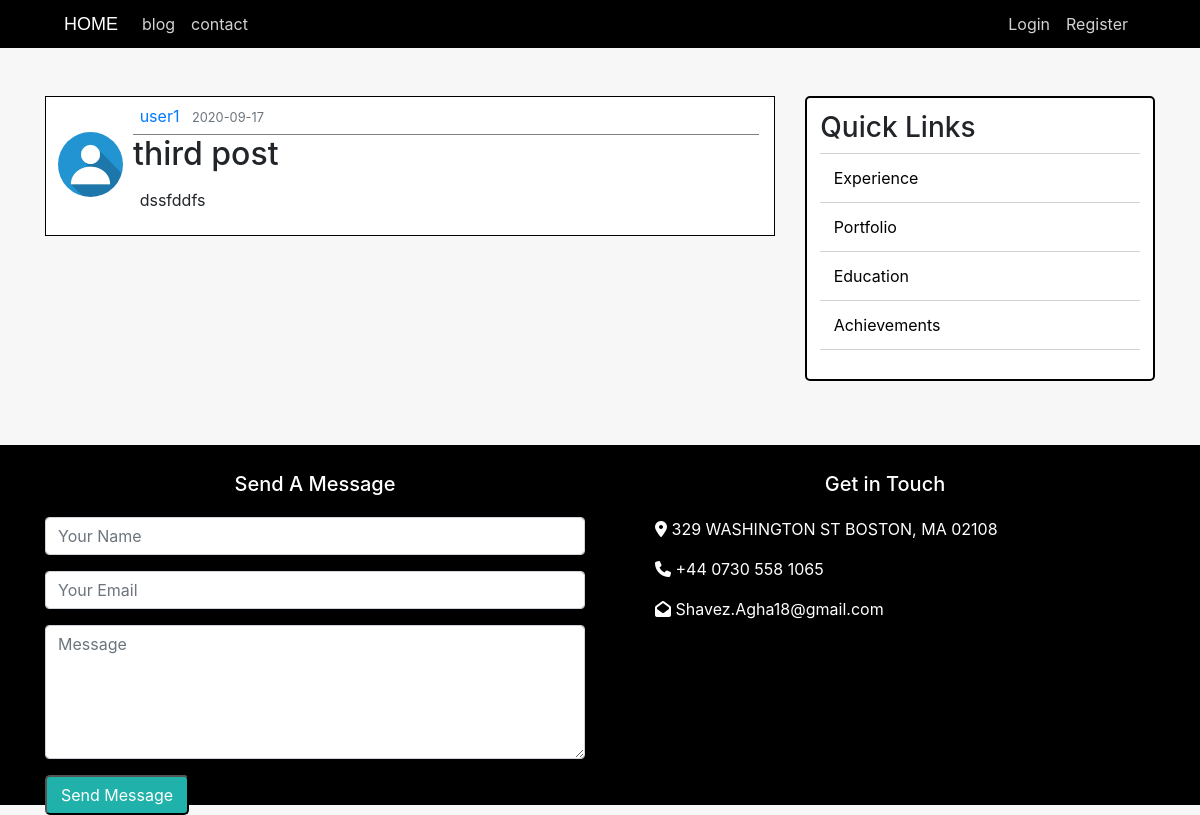
Screenshot of /post/2 with the database file from the repository.
### portfolio/models.py (models this page shows, shortened)
class User(db.Model, UserMixin):
    id = db.Column(db.Integer, primary_key=True)
    username = db.Column(db.String(20), unique=True, nullable=False)
    email = db.Column(db.String(120), unique=True, nullable=False)
    image_file = db.Column(db.String(20), nullable=False, default='default.jpg')
    password = db.Column(db.String(60), nullable=False)
    posts = db.relationship('Post', backref='author', lazy=True)

class Post(db.Model):
    id = db.Column(db.Integer, primary_key=True)
    title = db.Column(db.String(100), nullable=False)
    date_posted = db.Column(db.DateTime, nullable=False, default=datetime.utcnow)
    content = db.Column(db.Text, nullable=False)
    user_id = db.Column(db.Integer, db.ForeignKey('user.id'), nullable=False)

### portfolio/posts/routes.py (the view)
@posts.route("/post/<int:post_id>")
def post(post_id):
    post = Post.query.get_or_404(post_id)
    return render_template('main_pages/post.html', post=post)

### portfolio/templates/main_pages/post.html (shortened to what this page needs)
{% extends "base.html" %}
{% block blog %}
    <div class="blog-content col-md-8">
        <article class="media content-section mb-4">
            <img class="rounded-circle article-img" src="{{ url_for('static', filename='profile_pics/' + post.author.image_file) }}">
            <div class="media-body">
                <div class="article-metadata">
                    <a class="mr-2" href="{{ url_for('users.user_posts', username=post.author.username) }}">{{ post.author.username }}</a>
                    <small class="text-muted">{{ post.date_posted.strftime('%Y-%m-%d') }}</small>
                </div>
                <h2 class="article-title">{{ post.title }}</h2>
                <p class="article-content">{{ post.content }}</p>
            </div>
        </article>
    </div>
{% endblock %}

### portfolio/static/main.css (style rules this page uses)
body { background-color: #f7f7f7; }
article { background-color: white; border: 1px black solid; }
.article-img { height: 65px; width: 65px; margin-top: 35px; margin-right: 10px; margin-left: 12px; }
.article-metadata { border-bottom: 1px solid grey; margin-right: 15px; padding: 5pt; }
.article-content { padding: 5pt; }

### rows the page displays
User: image_file (placeholder picture), author.username "user1"
Post: date_posted "2020-09-17", title "third post", content "dssfddfs"
